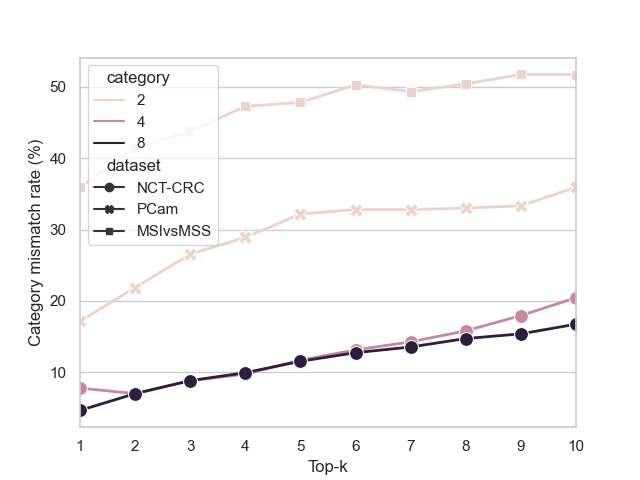

The script that drew this image:
import numpy as np
import math
import matplotlib.pyplot as plt
import pandas as pd




import seaborn as sns
from matplotlib.ticker import MaxNLocator
custom_params = {"axes.spines.right": False, "axes.spines.top": False}
data = pd.read_csv('topk_data.csv')
sns.set_theme(style="whitegrid", palette="pastel", rc=custom_params)
sns.color_palette("flare", as_cmap=True)
ax= sns.lineplot(x='top-k', y='errorRate', data=data,
             style='dataset', hue='category',
             markers=True,dashes=False,linewidth=2,markersize=10 )
plt.xlabel("Top-k")
plt.ylabel("Category mismatch rate (%)")

ax.yaxis.grid(True) # Hide the horizontal gridlines
ax.xaxis.grid(False) # Show the vertical gridlines

plt.xlim(1, 10, 1)
#plt.gca().xaxis.set_major_locator(MaxNLocator(integer=True))
plt.show()
